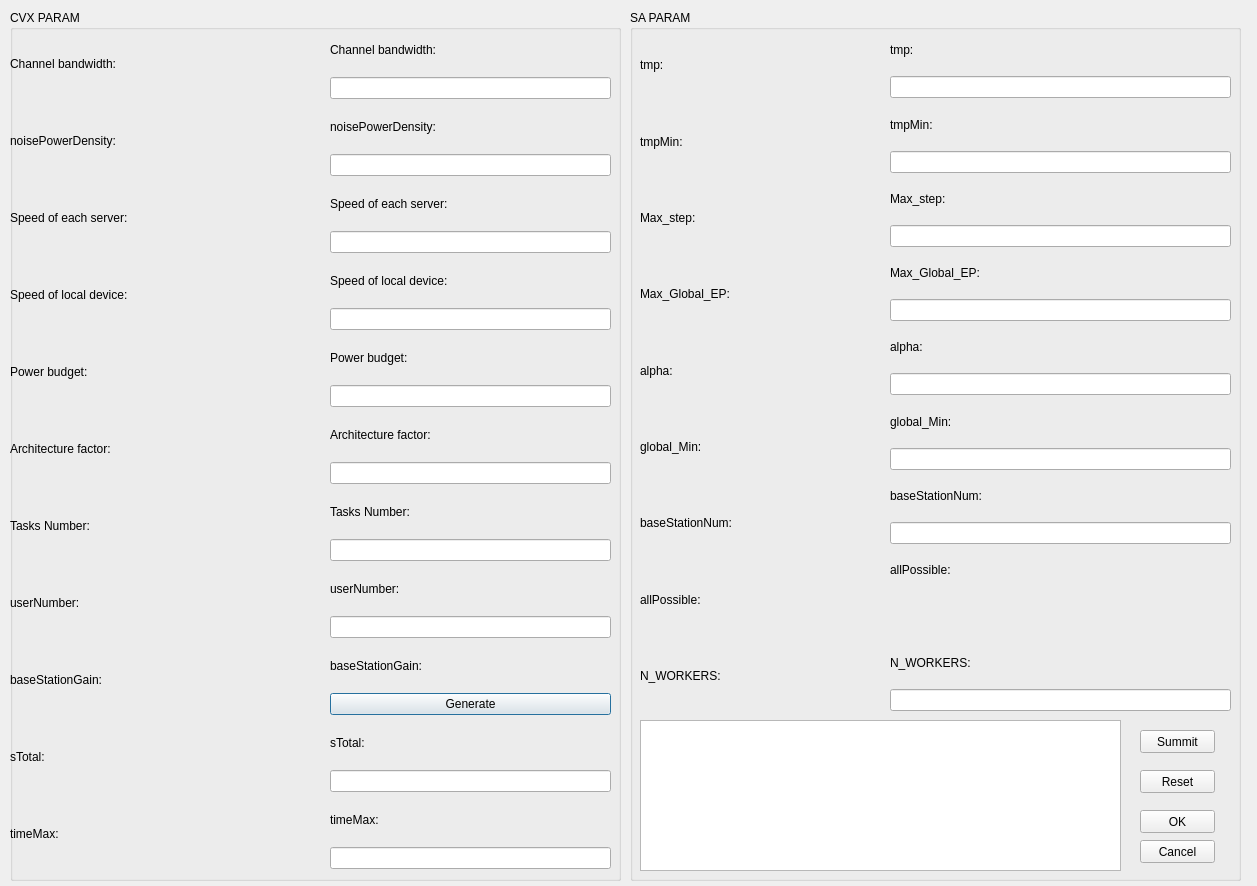
<?xml version="1.0" encoding="UTF-8"?>
<ui version="4.0">
 <class>Dialog</class>
 <widget class="QDialog" name="Dialog">
  <property name="geometry">
   <rect>
    <x>0</x>
    <y>0</y>
    <width>1257</width>
    <height>886</height>
   </rect>
  </property>
  <property name="windowTitle">
   <string>Dialog</string>
  </property>
  <widget class="QGroupBox" name="groupBox">
   <property name="geometry">
    <rect>
     <x>10</x>
     <y>10</y>
     <width>611</width>
     <height>871</height>
    </rect>
   </property>
   <property name="title">
    <string>CVX PARAM</string>
   </property>
   <widget class="QWidget" name="verticalLayoutWidget_4">
    <property name="geometry">
     <rect>
      <x>0</x>
      <y>18</y>
      <width>141</width>
      <height>841</height>
     </rect>
    </property>
    <layout class="QVBoxLayout" name="verticalLayout_6">
     <item>
      <widget class="QLabel" name="label_3">
       <property name="text">
        <string>Channel bandwidth:</string>
       </property>
      </widget>
     </item>
     <item>
      <widget class="QLabel" name="label_2">
       <property name="text">
        <string>noisePowerDensity:</string>
       </property>
      </widget>
     </item>
     <item>
      <widget class="QLabel" name="label_4">
       <property name="text">
        <string>Speed of each server:</string>
       </property>
      </widget>
     </item>
     <item>
      <widget class="QLabel" name="label_5">
       <property name="text">
        <string>Speed of local device:</string>
       </property>
      </widget>
     </item>
     <item>
      <widget class="QLabel" name="label_6">
       <property name="text">
        <string>Power budget:</string>
       </property>
      </widget>
     </item>
     <item>
      <widget class="QLabel" name="label_7">
       <property name="text">
        <string>Architecture factor:</string>
       </property>
      </widget>
     </item>
     <item>
      <widget class="QLabel" name="label_8">
       <property name="text">
        <string>Tasks Number:</string>
       </property>
      </widget>
     </item>
     <item>
      <widget class="QLabel" name="label_9">
       <property name="text">
        <string>userNumber:</string>
       </property>
      </widget>
     </item>
     <item>
      <widget class="QLabel" name="label_10">
       <property name="text">
        <string>baseStationGain:</string>
       </property>
      </widget>
     </item>
     <item>
      <widget class="QLabel" name="label">
       <property name="text">
        <string>sTotal:</string>
       </property>
      </widget>
     </item>
     <item>
      <widget class="QLabel" name="label_21">
       <property name="text">
        <string>timeMax:</string>
       </property>
      </widget>
     </item>
    </layout>
   </widget>
   <widget class="QWidget" name="verticalLayoutWidget_6">
    <property name="geometry">
     <rect>
      <x>320</x>
      <y>18</y>
      <width>281</width>
      <height>841</height>
     </rect>
    </property>
    <layout class="QVBoxLayout" name="verticalLayout_8">
     <item>
      <widget class="QLabel" name="label_54">
       <property name="text">
        <string>Channel bandwidth:</string>
       </property>
      </widget>
     </item>
     <item>
      <widget class="QLineEdit" name="bandwidth_Edit"/>
     </item>
     <item>
      <widget class="QLabel" name="label_55">
       <property name="text">
        <string>noisePowerDensity:</string>
       </property>
      </widget>
     </item>
     <item>
      <widget class="QLineEdit" name="noisePowerDensity_Edit"/>
     </item>
     <item>
      <widget class="QLabel" name="label_56">
       <property name="text">
        <string>Speed of each server:</string>
       </property>
      </widget>
     </item>
     <item>
      <widget class="QLineEdit" name="serverSpeed_Edit"/>
     </item>
     <item>
      <widget class="QLabel" name="label_57">
       <property name="text">
        <string>Speed of local device:</string>
       </property>
      </widget>
     </item>
     <item>
      <widget class="QLineEdit" name="localSpeed_Edit"/>
     </item>
     <item>
      <widget class="QLabel" name="label_58">
       <property name="text">
        <string>Power budget:</string>
       </property>
      </widget>
     </item>
     <item>
      <widget class="QLineEdit" name="powerBudget_Edit"/>
     </item>
     <item>
      <widget class="QLabel" name="label_59">
       <property name="text">
        <string>Architecture factor:</string>
       </property>
      </widget>
     </item>
     <item>
      <widget class="QLineEdit" name="architectureFactor_Edit"/>
     </item>
     <item>
      <widget class="QLabel" name="label_60">
       <property name="text">
        <string>Tasks Number:</string>
       </property>
      </widget>
     </item>
     <item>
      <widget class="QLineEdit" name="TasksNumber_Edit"/>
     </item>
     <item>
      <widget class="QLabel" name="label_61">
       <property name="text">
        <string>userNumber:</string>
       </property>
      </widget>
     </item>
     <item>
      <widget class="QLineEdit" name="userNumber_Edit"/>
     </item>
     <item>
      <widget class="QLabel" name="label_62">
       <property name="text">
        <string>baseStationGain:</string>
       </property>
      </widget>
     </item>
     <item>
      <widget class="QPushButton" name="GenerateButton">
       <property name="text">
        <string>Generate</string>
       </property>
      </widget>
     </item>
     <item>
      <widget class="QLabel" name="label_63">
       <property name="text">
        <string>sTotal:</string>
       </property>
      </widget>
     </item>
     <item>
      <widget class="QLineEdit" name="sTotal_Edit"/>
     </item>
     <item>
      <widget class="QLabel" name="label_64">
       <property name="text">
        <string>timeMax:</string>
       </property>
      </widget>
     </item>
     <item>
      <widget class="QLineEdit" name="timeMax_Edit"/>
     </item>
    </layout>
   </widget>
   <widget class="QLabel" name="baseStationGain_value">
    <property name="geometry">
     <rect>
      <x>0</x>
      <y>700</y>
      <width>601</width>
      <height>41</height>
     </rect>
    </property>
    <property name="text">
     <string/>
    </property>
    <property name="alignment">
     <set>Qt::AlignJustify|Qt::AlignVCenter</set>
    </property>
   </widget>
   <widget class="QWidget" name="verticalLayoutWidget_5">
    <property name="geometry">
     <rect>
      <x>150</x>
      <y>20</y>
      <width>164</width>
      <height>841</height>
     </rect>
    </property>
    <layout class="QVBoxLayout" name="verticalLayout_7">
     <item>
      <widget class="QLabel" name="bandwidth_value">
       <property name="text">
        <string/>
       </property>
      </widget>
     </item>
     <item>
      <widget class="QLabel" name="noisePowerDensity_value">
       <property name="text">
        <string/>
       </property>
      </widget>
     </item>
     <item>
      <widget class="QLabel" name="serverSpeed_value">
       <property name="text">
        <string/>
       </property>
      </widget>
     </item>
     <item>
      <widget class="QLabel" name="localSpeed_value">
       <property name="text">
        <string/>
       </property>
      </widget>
     </item>
     <item>
      <widget class="QLabel" name="powerBudget_value">
       <property name="text">
        <string/>
       </property>
      </widget>
     </item>
     <item>
      <widget class="QLabel" name="architectureFactor_value">
       <property name="text">
        <string/>
       </property>
      </widget>
     </item>
     <item>
      <widget class="QLabel" name="TasksNumber_value">
       <property name="text">
        <string/>
       </property>
      </widget>
     </item>
     <item>
      <widget class="QLabel" name="userNumber_value">
       <property name="text">
        <string/>
       </property>
      </widget>
     </item>
     <item>
      <widget class="QLabel" name="baseStationGain1_value">
       <property name="text">
        <string/>
       </property>
      </widget>
     </item>
     <item>
      <widget class="QLabel" name="sTotal_value">
       <property name="text">
        <string/>
       </property>
      </widget>
     </item>
     <item>
      <widget class="QLabel" name="timeMax_value">
       <property name="text">
        <string/>
       </property>
      </widget>
     </item>
    </layout>
   </widget>
  </widget>
  <widget class="QGroupBox" name="groupBox_2">
   <property name="geometry">
    <rect>
     <x>630</x>
     <y>10</y>
     <width>611</width>
     <height>871</height>
    </rect>
   </property>
   <property name="title">
    <string>SA PARAM</string>
   </property>
   <widget class="QWidget" name="verticalLayoutWidget_2">
    <property name="geometry">
     <rect>
      <x>10</x>
      <y>20</y>
      <width>92</width>
      <height>681</height>
     </rect>
    </property>
    <layout class="QVBoxLayout" name="verticalLayout_3">
     <item>
      <widget class="QLabel" name="label_11">
       <property name="text">
        <string>tmp:</string>
       </property>
      </widget>
     </item>
     <item>
      <widget class="QLabel" name="label_12">
       <property name="text">
        <string>tmpMin:</string>
       </property>
      </widget>
     </item>
     <item>
      <widget class="QLabel" name="label_13">
       <property name="text">
        <string>Max_step:</string>
       </property>
      </widget>
     </item>
     <item>
      <widget class="QLabel" name="label_14">
       <property name="text">
        <string>Max_Global_EP:</string>
       </property>
      </widget>
     </item>
     <item>
      <widget class="QLabel" name="label_16">
       <property name="text">
        <string>alpha:</string>
       </property>
      </widget>
     </item>
     <item>
      <widget class="QLabel" name="label_17">
       <property name="text">
        <string>global_Min:</string>
       </property>
      </widget>
     </item>
     <item>
      <widget class="QLabel" name="label_18">
       <property name="text">
        <string>baseStationNum:</string>
       </property>
      </widget>
     </item>
     <item>
      <widget class="QLabel" name="label_19">
       <property name="text">
        <string>allPossible:</string>
       </property>
      </widget>
     </item>
     <item>
      <widget class="QLabel" name="label_20">
       <property name="text">
        <string>N_WORKERS:</string>
       </property>
      </widget>
     </item>
    </layout>
   </widget>
   <widget class="QWidget" name="verticalLayoutWidget_3">
    <property name="geometry">
     <rect>
      <x>110</x>
      <y>20</y>
      <width>141</width>
      <height>681</height>
     </rect>
    </property>
    <layout class="QVBoxLayout" name="verticalLayout_5">
     <item>
      <widget class="QLabel" name="tmp_value">
       <property name="text">
        <string/>
       </property>
      </widget>
     </item>
     <item>
      <widget class="QLabel" name="tmpMin_value">
       <property name="text">
        <string/>
       </property>
      </widget>
     </item>
     <item>
      <widget class="QLabel" name="maxStep_value">
       <property name="text">
        <string/>
       </property>
      </widget>
     </item>
     <item>
      <widget class="QLabel" name="maxGlobalEP_value">
       <property name="text">
        <string/>
       </property>
      </widget>
     </item>
     <item>
      <widget class="QLabel" name="alpha_value">
       <property name="text">
        <string/>
       </property>
      </widget>
     </item>
     <item>
      <widget class="QLabel" name="globalMin_value">
       <property name="text">
        <string/>
       </property>
      </widget>
     </item>
     <item>
      <widget class="QLabel" name="baseStationNum_value">
       <property name="text">
        <string/>
       </property>
      </widget>
     </item>
     <item>
      <widget class="QLabel" name="allPossible_value">
       <property name="text">
        <string/>
       </property>
      </widget>
     </item>
     <item>
      <widget class="QLabel" name="nWorkers_value">
       <property name="text">
        <string/>
       </property>
      </widget>
     </item>
    </layout>
   </widget>
   <widget class="QWidget" name="verticalLayoutWidget_7">
    <property name="geometry">
     <rect>
      <x>260</x>
      <y>20</y>
      <width>341</width>
      <height>681</height>
     </rect>
    </property>
    <layout class="QVBoxLayout" name="verticalLayout_9">
     <item>
      <widget class="QLabel" name="label_65">
       <property name="text">
        <string>tmp:</string>
       </property>
      </widget>
     </item>
     <item>
      <widget class="QLineEdit" name="tmp_Edit"/>
     </item>
     <item>
      <widget class="QLabel" name="label_66">
       <property name="text">
        <string>tmpMin:</string>
       </property>
      </widget>
     </item>
     <item>
      <widget class="QLineEdit" name="tmpMin_Edit"/>
     </item>
     <item>
      <widget class="QLabel" name="label_67">
       <property name="text">
        <string>Max_step:</string>
       </property>
      </widget>
     </item>
     <item>
      <widget class="QLineEdit" name="maxStep_Edit"/>
     </item>
     <item>
      <widget class="QLabel" name="label_68">
       <property name="text">
        <string>Max_Global_EP:</string>
       </property>
      </widget>
     </item>
     <item>
      <widget class="QLineEdit" name="maxGlobalEP_Edit"/>
     </item>
     <item>
      <widget class="QLabel" name="label_70">
       <property name="text">
        <string>alpha:</string>
       </property>
      </widget>
     </item>
     <item>
      <widget class="QLineEdit" name="alpha_Edit"/>
     </item>
     <item>
      <widget class="QLabel" name="label_71">
       <property name="text">
        <string>global_Min:</string>
       </property>
      </widget>
     </item>
     <item>
      <widget class="QLineEdit" name="globalMin_Edit"/>
     </item>
     <item>
      <widget class="QLabel" name="label_72">
       <property name="text">
        <string>baseStationNum:</string>
       </property>
      </widget>
     </item>
     <item>
      <widget class="QLineEdit" name="baseStationNum_Edit"/>
     </item>
     <item>
      <widget class="QLabel" name="label_73">
       <property name="text">
        <string>allPossible:</string>
       </property>
      </widget>
     </item>
     <item>
      <widget class="QLabel" name="allPossiblechange_value">
       <property name="text">
        <string/>
       </property>
       <property name="alignment">
        <set>Qt::AlignCenter</set>
       </property>
       <property name="margin">
        <number>0</number>
       </property>
      </widget>
     </item>
     <item>
      <widget class="QLabel" name="label_74">
       <property name="text">
        <string>N_WORKERS:</string>
       </property>
      </widget>
     </item>
     <item>
      <widget class="QLineEdit" name="nWorkers_Edit"/>
     </item>
    </layout>
   </widget>
   <widget class="QPushButton" name="SummitButton">
    <property name="geometry">
     <rect>
      <x>510</x>
      <y>720</y>
      <width>75</width>
      <height>23</height>
     </rect>
    </property>
    <property name="text">
     <string>Summit</string>
    </property>
   </widget>
   <widget class="QPushButton" name="OKButton">
    <property name="geometry">
     <rect>
      <x>510</x>
      <y>800</y>
      <width>75</width>
      <height>23</height>
     </rect>
    </property>
    <property name="text">
     <string>OK</string>
    </property>
   </widget>
   <widget class="QPushButton" name="ResetButton">
    <property name="geometry">
     <rect>
      <x>510</x>
      <y>760</y>
      <width>75</width>
      <height>23</height>
     </rect>
    </property>
    <property name="text">
     <string>Reset</string>
    </property>
   </widget>
   <widget class="QPushButton" name="CancelButton">
    <property name="geometry">
     <rect>
      <x>510</x>
      <y>830</y>
      <width>75</width>
      <height>23</height>
     </rect>
    </property>
    <property name="text">
     <string>Cancel</string>
    </property>
   </widget>
   <widget class="QTextBrowser" name="textBrowser">
    <property name="geometry">
     <rect>
      <x>10</x>
      <y>710</y>
      <width>481</width>
      <height>151</height>
     </rect>
    </property>
   </widget>
  </widget>
 </widget>
 <resources/>
 <connections/>
</ui>
